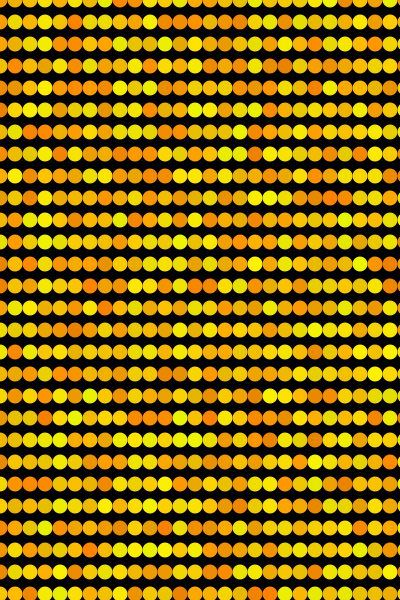
Frame 1 (no input)
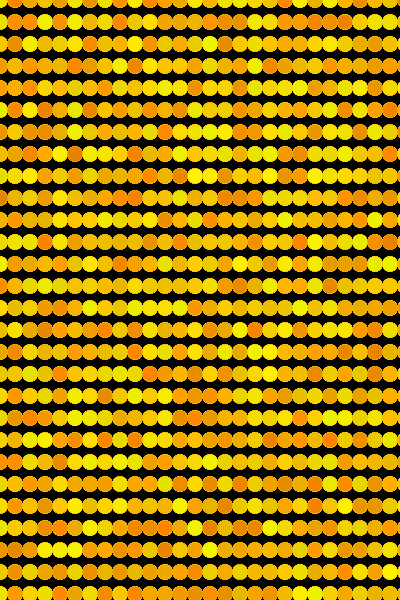
Frame 60 (the mouse pressed at the canvas centre just before this capture)
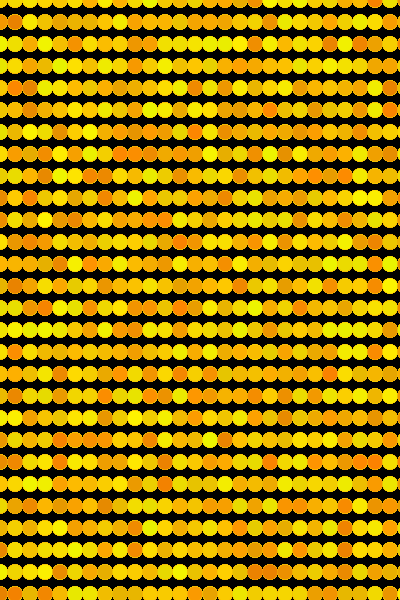
Frame 120 (the mouse held since frame 60 and released just before this capture)

The Processing sketch that drew these frames (run headless with seeded random() and noise(); from frame 60 on, the mouse is pressed at the canvas centre):

// Processing sketch: processing_4373
// ── processing_4373.pde

//Cellular Lights by dieydarling, licensed under Creative Commons Attribution-Share Alike 3.0 license.
//Work: http://openprocessing.org/visuals/?visualID=2340
//License: http://creativecommons.org/licenses/by-sa/3.0/

int number = 30;
int a = 0, b = 255, c = 0; 

 
void setup() { 
   
  size(400, 600); 
  background(0); 
  fill(255, 0, 0); 
  frameRate(10);
 
} 
 
void draw() { 
   

  for(int i = 0;i<number;i++) {     
   for (int j = 0;j<number;j++) { 
     fill(random(230,255), random(130,245),random(0,0)); 
     noStroke(); 
     ellipse(i*(width/number+2), j*(width/number+9), (width/number)+2, (width/number)+2); 
   } 
 } 
}

//Cellular Lights by dieydarling, licensed under Creative Commons Attribution-Share Alike 3.0 license.
//Work: http://openprocessing.org/visuals/?visualID=2340
//License: http://creativecommons.org/licenses/by-sa/3.0/
    
